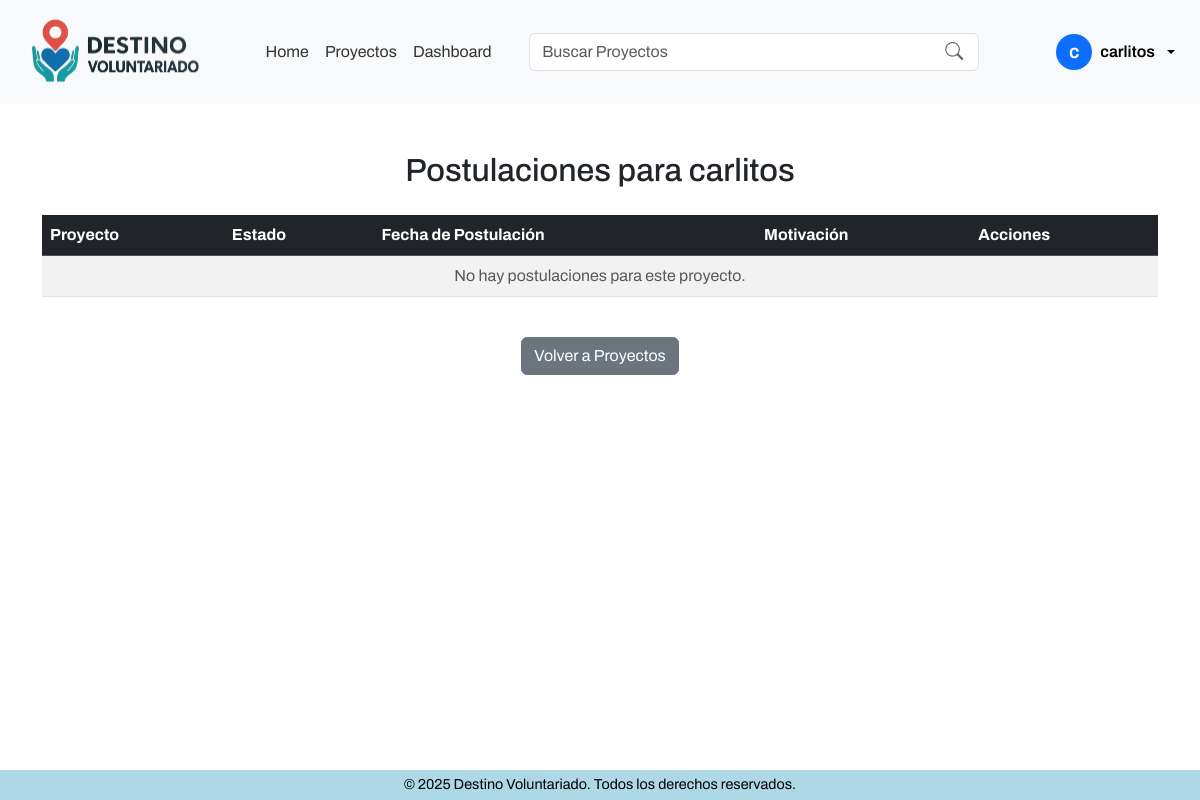
The page /postulaciones/listar_voluntario/ (signed in) on the database as committed earlier.
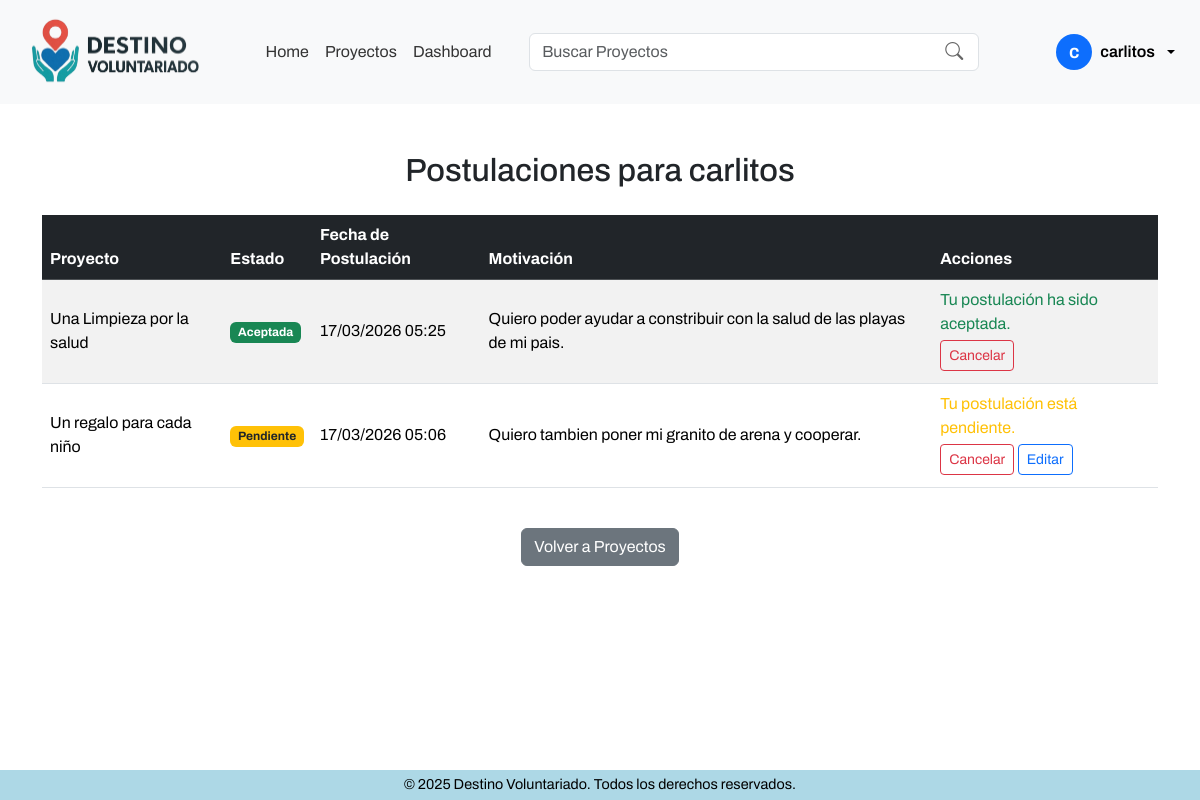
The same page on the database as committed later.
### apps/core/models.py (models this page shows, shortened)
class Usuario(AbstractUser):
    ROLES = [
        ('voluntario', 'Voluntário'),
        ('organizacion', 'Organización'),
        ('admin', 'Administrador'),
    ]
    role = models.CharField(max_length=20, choices=ROLES, default='voluntario')
    date_joined = models.DateTimeField(auto_now_add=True)
    groups = models.ManyToManyField(
        Group,
        related_name='usuarios_grupo',
        blank=True,
        help_text='Grupos a los que pertenece el usuario. Un usuario puede pertenecer a múltiples grupos.',
    )
    user_permissions = models.ManyToManyField(
        Permission,
        related_name='usuarios_permiso',
        blank=True,
        help_text='Permisos específicos asignados al usuario.',
    )

### apps/postulaciones/models.py (models this page shows, shortened)
class Postulacion(models.Model):
    ESTADOS = [
        ('pendiente', 'Pendiente'),
        ('aceptada', 'Aceptada'),
        ('rechazada', 'Rechazada'),
    ]
    voluntario = models.ForeignKey(Usuario, on_delete=models.CASCADE, limit_choices_to={'role': 'voluntario'})
    proyecto = models.ForeignKey(Proyecto, on_delete=models.CASCADE)
    motivation = models.TextField(blank=True, null=True)
    status = models.CharField(max_length=20, choices=ESTADOS, default='pendiente')
    applied_at = models.DateTimeField(auto_now_add=True)
    class Meta:
        unique_together = ('voluntario', 'proyecto') # Solo una postulación por voluntario y proyecto
        ordering = ['-applied_at'] # Ordenar por fecha de postulación descendente

### apps/proyectos/models.py (models this page shows, shortened)
class Proyecto(models.Model):
    ESTADOS = [
        ('activo', 'Activo'),
        ('cerrado', 'Cerrado'),
        ('evaluacion', 'En Evaluación'),
        ('finalizado', 'Finalizado'),
        ('cancelado', 'Cancelado'),
        ('reactivado', 'Reactivado'),
    ]
    organizacion = models.ForeignKey(Organizacion, on_delete=models.CASCADE)
    title = models.CharField(max_length=255)
    description = models.TextField()
    location = models.CharField(max_length=255)
    image = models.ImageField(upload_to='proyectos/', blank=True, null=True)
    start_date = models.DateField()
    end_date = models.DateField()
    status = models.CharField(max_length=20, choices=ESTADOS, default='activo')

### apps/postulaciones/views.py (the view)
# urls.py: path('listar_voluntario/', views.listar_postulaciones_voluntario, name='listar_postulaciones_voluntario'),
@login_required
def listar_postulaciones_voluntario(request):
    user = request.user
    if user.role != 'voluntario':
        return redirect('dashboard')
    postulaciones = Postulacion.objects.filter(voluntario=user)
    return render(request, 'postulaciones/listar_postulaciones_voluntario.html', {'postulaciones': postulaciones})

### templates/postulaciones/listar_postulaciones_voluntario.html (shortened to what this page needs)
{% extends '../components/base.html' %}
{% block template %}
{% include '../components/navbar.html' %}
<div class="content-wrapper">
<div class="container my-5">
    {% if not user.is_authenticated %}
        <div class="text-center">
            <p>Debes iniciar sesión para ver tus postulaciones.</p>
            <p><a href="{% url 'login' %}" class="btn btn-primary">Iniciar sesión</a></p>
        </div>
    {% elif user.role != 'voluntario' %}
        <div class="text-center">
            <p>Solo los voluntarios pueden ver sus postulaciones.</p>
        </div>
    {% else %}
    <h2 class="mb-4 text-center">Postulaciones para {{ user.username }}</h2>
    <div class="table-responsive">
        <table class="table table-striped table-hover align-middle">
            <thead class="table-dark">
                <tr>
                    <th>Proyecto</th>
                    <th>Estado</th>
                    <th>Fecha de Postulación</th>
                    <th>Motivación</th>
                    <th>Acciones</th>
                </tr>
            </thead>
            <tbody>
                {% for postulacion in postulaciones %}
                <tr>
                    <td>{{ postulacion.proyecto.title }}</td>
                    <td>
                        {% if postulacion.status == 'pendiente' %}
                            <span class="badge bg-warning text-dark">Pendiente</span>
                        {% elif postulacion.status == 'aceptada' %}
                            <span class="badge bg-success">Aceptada</span>
                        {% elif postulacion.status == 'rechazada' %}
                            <span class="badge bg-danger">Rechazada</span>
                        {% else %}
                            <span class="badge bg-secondary">{{ postulacion.status }}</span>
                        {% endif %}
                    </td>
                    <td>{{ postulacion.applied_at|date:"d/m/Y H:i" }}</td>
                    <td>{{ postulacion.motivation|default:"Sin mensaje" }}</td>
                    <td>
                        {% if user.is_authenticated and user.role == 'voluntario' %}
                            {% if postulacion.status == 'pendiente' %}
                                <span class="d-block mb-1 text-warning">Tu postulación está pendiente.</span>
                                <a href="{% url 'cancelar_postulacion' postulacion.id %}" class="btn btn-sm btn-outline-danger mb-1">Cancelar</a>
                                <a href="{% url 'editar_postulacion' postulacion.id %}" class="btn btn-sm btn-outline-primary mb-1">Editar</a>
                            {% elif postulacion.status == 'aceptada' %}
                                <span class="d-block mb-1 text-success">Tu postulación ha sido aceptada.</span>
                                <a href="{% url 'cancelar_postulacion' postulacion.id %}" class="btn btn-sm btn-outline-danger mb-1">Cancelar</a>
                            {% elif postulacion.status == 'rechazada' %}
                                <span class="d-block mb-1 text-danger">Tu postulación ha sido rechazada.</span>
                                <a href="{% url 'crear_postulacion' postulacion.proyecto.id %}" class="btn btn-sm btn-outline-success mb-1">Re-Inscribirse</a>
                            {% endif %}
                        {% endif %}
                    </td>
                </tr>
                {% empty %}
                <tr>
                    <td colspan="5" class="text-center text-muted">No hay postulaciones para este proyecto.</td>
                </tr>
                {% endfor %}
            </tbody>
        </table>
    </div>
    {% endif %}
    <div class="text-center mt-4">
        <a href="{% url 'dashboard' %}" class="btn btn-secondary">Volver a Proyectos</a>
    </div>
</div>
</div>
{% include '../components/footer.html' %}
{% endblock %}

### templates/components/base.html (shortened to what this page needs)
{% load static %}
<!doctype html>
<html lang="en">
  <head>
    <link href="https://cdn.jsdelivr.net/npm/bootstrap@5.3.7/dist/css/bootstrap.min.css" rel="stylesheet">
    <link rel="stylesheet" href="https://cdn.jsdelivr.net/npm/bootstrap-icons@1.10.5/font/bootstrap-icons.css">
    <link rel="stylesheet" href="{% static 'css/main.css' %}">
  </head>
  <body>
    {% block template %}
    {% endblock %}
  </body>
</html>

### templates/components/navbar.html (shortened to what this page needs)
{% load static %}
<nav class="navbar navbar-expand-lg bg-body-tertiary position-sticky top-0">
  <div class="container-fluid">
    <a class="navbar-brand logo fs-3" href="{% url 'home' %}"><img src="{% static 'images/logo_Voluntariado.png'  %}" alt="Destino Voluntariado" width="200"></a>
    <div class="collapse navbar-collapse" id="navbarSupportedContent">
      <ul class="navbar-nav mx-auto mb-2 mb-lg-0">
        <li class="nav-item">
          <a class="nav-link {% if request.resolver_match.url_name == 'home' %}active{% endif %}" href="{% url 'home' %}">Home</a>
        </li>
        <li class="nav-item">
          <a class="nav-link {% if request.resolver_match.url_name == 'listar_proyectos' %}active{% endif %}" href="{% url 'listar_proyectos' %}">Proyectos</a>
        </li>
        {% if user.is_authenticated %}
          <li class="nav-item">
              <a class="nav-link " href="{% url 'dashboard' %}">Dashboard</a>
          </li>
        {% endif %}
      </ul>
      <div class="d-flex align-items-center gap-3">
        <form class="d-flex align-items-center me-5" role="search" action="{% url 'buscar_proyectos' %}" method="get" style="width: 450px; position: relative;">
          <input class="form-control" type="search" name="q" placeholder="Buscar Proyectos" aria-label="Search" value="{{ query|default:'' }}" style="padding-right: 40px;" />
          <button type="submit" style="position: absolute; right: 10px; top: 50%; transform: translateY(-50%); background: none; border: none; color: #666; font-size: 18px; cursor: pointer;">
            <i class="bi bi-search"></i>
          </button>
        </form>
        {% if not user.is_authenticated %}
          <div class="d-flex align-items-center gap-2">
            <a href="{% url 'login' %}" class="btn btn-outline-primary btn-sm">Iniciar sesión</a>
            <div class="btn-group">
              <button type="button" class="btn btn-primary btn-sm dropdown-toggle" data-bs-toggle="dropdown" aria-expanded="false">
                Registrarse
              </button>
              <ul class="dropdown-menu dropdown-menu-start">
                <li><a class="dropdown-item" href="{% url 'registrar_voluntario' %}">Registrarse como Voluntario</a></li>
                <li><a class="dropdown-item" href="{% url 'registrar_organizacion' %}">Registrarse como Organización</a></li>
              </ul>
            </div>
          </div>
        {% else %}
          <div class="dropdown">
            <button class="btn btn-light d-flex align-items-center gap-2 dropdown-toggle" type="button" id="userDropdown" data-bs-toggle="dropdown" aria-expanded="false" style="border-radius: 50px; font-weight: 600;">
              <span class="avatar bg-primary text-white rounded-circle d-flex align-items-center justify-content-center" style="width: 36px; height: 36px; font-size: 1.2rem;">{{ user.first_name|slice:":1"|default:user.username|slice:":1" }}</span>
              <span class="d-none d-md-inline">{{ user.get_full_name|default:user.username|truncatechars:16 }}</span>
            </button>
          </div>
        {% endif %}
      </div>
    </div>
  </div>
</nav>

### templates/components/footer.html
<footer class="text-center py-1 mt-auto w-100" style="font-size:0.9rem;">
    <div class="container">
        <span>&copy; 2025 Destino Voluntariado. Todos los derechos reservados.</span>
    </div>
</footer>

### static/css/main.css (style rules this page uses)
.logo { font-family: 'Roboto', sans-serif; font-weight: 700; text-transform: uppercase; }
html, body { font-family: 'Archivo', sans-serif; }
footer { background-color: lightblue; color:black; padding: 2rem 0; text-align: center; }

### templates/postulaciones/listar_postulaciones_voluntario.html (style rules this page uses)
body { background: #ffffff; min-height: 100vh; display: flex; flex-direction: column; }
.content-wrapper { flex: 1; display: flex; flex-direction: column; }

### templates/components/navbar.html (style rules this page uses)
.navbar-nav .nav-link { color: #333 !important; transition: color 0.3s; }
.navbar { position: sticky; top: 0; z-index: 4000; }

Rows that differ between the two databases and show on the page:
added Postulacion: proyecto "Una Limpieza por la salud", status "Aceptada", applied_at "17/03/2026 05:25", motivation "Quiero poder ayudar a constribuir con la salud de las playas de mi pais."
added Postulacion: proyecto "Un regalo para cada niño", status "Pendiente", applied_at "17/03/2026 05:06", motivation "Quiero tambien poner mi granito de arena y cooperar."
Other text that changed with them:
text no longer shown: "No hay postulaciones para este proyecto."
